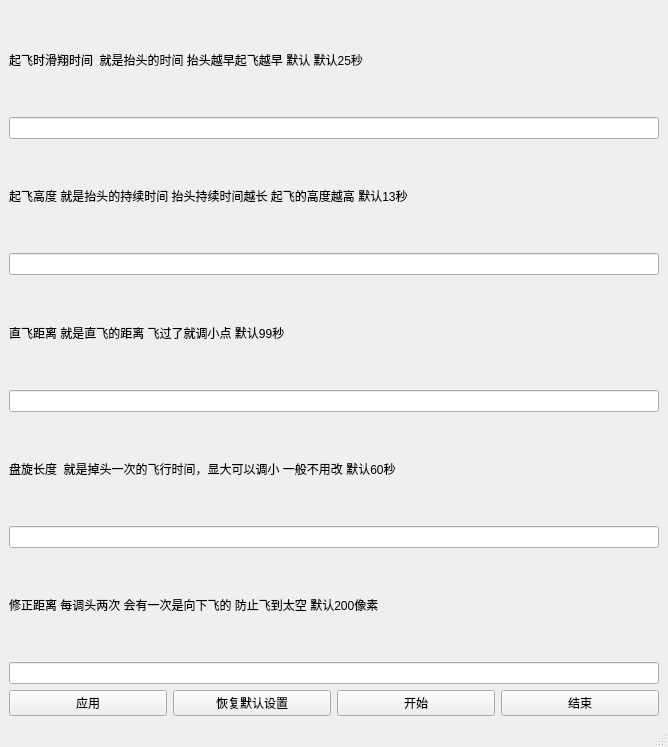
<?xml version="1.0" encoding="UTF-8"?>
<ui version="4.0">
 <class>MainWindow</class>
 <widget class="QMainWindow" name="MainWindow">
  <property name="geometry">
   <rect>
    <x>0</x>
    <y>0</y>
    <width>668</width>
    <height>747</height>
   </rect>
  </property>
  <property name="windowTitle">
   <string>MainWindow</string>
  </property>
  <widget class="QWidget" name="centralwidget">
   <layout class="QGridLayout" name="gridLayout">
    <item row="0" column="0">
     <widget class="QLabel" name="label">
      <property name="text">
       <string>起飞时滑翔时间  就是抬头的时间 抬头越早起飞越早 默认 默认25秒</string>
      </property>
     </widget>
    </item>
    <item row="1" column="0">
     <widget class="QLineEdit" name="qifeihuaixiang"/>
    </item>
    <item row="2" column="0">
     <widget class="QLabel" name="label_2">
      <property name="text">
       <string>起飞高度 就是抬头的持续时间 抬头持续时间越长 起飞的高度越高 默认13秒</string>
      </property>
     </widget>
    </item>
    <item row="3" column="0">
     <widget class="QLineEdit" name="qifeigaodu"/>
    </item>
    <item row="4" column="0">
     <widget class="QLabel" name="label_3">
      <property name="text">
       <string>直飞距离 就是直飞的距离 飞过了就调小点 默认99秒</string>
      </property>
     </widget>
    </item>
    <item row="5" column="0">
     <widget class="QLineEdit" name="zhifeijuli"/>
    </item>
    <item row="6" column="0">
     <widget class="QLabel" name="label_4">
      <property name="text">
       <string>盘旋长度  就是掉头一次的飞行时间，显大可以调小 一般不用改 默认60秒</string>
      </property>
     </widget>
    </item>
    <item row="7" column="0">
     <widget class="QLineEdit" name="panxuanchangdu"/>
    </item>
    <item row="8" column="0">
     <widget class="QLabel" name="label_5">
      <property name="text">
       <string>修正距离 每调头两次 会有一次是向下飞的 防止飞到太空 默认200像素</string>
      </property>
     </widget>
    </item>
    <item row="9" column="0">
     <widget class="QLineEdit" name="xiangxiaxiuzheng"/>
    </item>
    <item row="10" column="0">
     <layout class="QHBoxLayout" name="horizontalLayout">
      <item>
       <widget class="QPushButton" name="yingyong">
        <property name="text">
         <string>应用</string>
        </property>
       </widget>
      </item>
      <item>
       <widget class="QPushButton" name="huifumoren">
        <property name="text">
         <string>恢复默认设置</string>
        </property>
       </widget>
      </item>
      <item>
       <widget class="QPushButton" name="kaishi">
        <property name="text">
         <string>开始</string>
        </property>
       </widget>
      </item>
      <item>
       <widget class="QPushButton" name="jieshu">
        <property name="text">
         <string>结束</string>
        </property>
       </widget>
      </item>
     </layout>
    </item>
   </layout>
  </widget>
  <widget class="QMenuBar" name="menubar">
   <property name="geometry">
    <rect>
     <x>0</x>
     <y>0</y>
     <width>668</width>
     <height>23</height>
    </rect>
   </property>
  </widget>
  <widget class="QStatusBar" name="statusbar"/>
 </widget>
 <resources/>
 <connections>
  <connection>
   <sender>yingyong</sender>
   <signal>clicked()</signal>
   <receiver>MainWindow</receiver>
   <slot>slot1()</slot>
   <hints>
    <hint type="sourcelabel">
     <x>80</x>
     <y>669</y>
    </hint>
    <hint type="destinationlabel">
     <x>77</x>
     <y>638</y>
    </hint>
   </hints>
  </connection>
  <connection>
   <sender>huifumoren</sender>
   <signal>clicked()</signal>
   <receiver>MainWindow</receiver>
   <slot>slot1()</slot>
   <hints>
    <hint type="sourcelabel">
     <x>258</x>
     <y>668</y>
    </hint>
    <hint type="destinationlabel">
     <x>262</x>
     <y>635</y>
    </hint>
   </hints>
  </connection>
  <connection>
   <sender>kaishi</sender>
   <signal>clicked()</signal>
   <receiver>MainWindow</receiver>
   <slot>slot1()</slot>
   <hints>
    <hint type="sourcelabel">
     <x>386</x>
     <y>668</y>
    </hint>
    <hint type="destinationlabel">
     <x>387</x>
     <y>633</y>
    </hint>
   </hints>
  </connection>
  <connection>
   <sender>jieshu</sender>
   <signal>clicked()</signal>
   <receiver>MainWindow</receiver>
   <slot>slot1()</slot>
   <hints>
    <hint type="sourcelabel">
     <x>546</x>
     <y>664</y>
    </hint>
    <hint type="destinationlabel">
     <x>545</x>
     <y>633</y>
    </hint>
   </hints>
  </connection>
 </connections>
 <slots>
  <slot>start()</slot>
  <slot>stop()</slot>
  <slot>slot1()</slot>
 </slots>
</ui>
